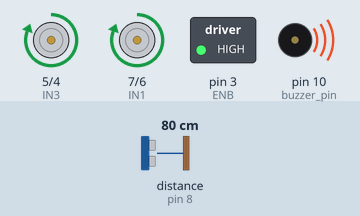
Simulated run of this sketch. Board: Arduino Uno, built with avr-gcc and run on an emulated ATmega328P. Shown: motor-driver pin pairs drawn as motors (green arrow = first pin HIGH = forward, orange = second pin HIGH = backward, longer = more drive), switched loads named in the sketch (green lamp = pin HIGH), buzzer (waves = sounding). Wiring (inferred from the names in the program): ultrasonic range finder: trigger pin 9; echo pin 8. The test bench sets the inputs (shaded band); at power-on: distance to the obstacle (sensor on pin 8) 80 cm. The echo pulse lasts 58.3 µs per cm; pins used as bus, display or sensor lines are not drawn.

Above: at 1.2 s.
1.3 s: distance to the obstacle (sensor on pin 8) set to 2 cm
At 2.2 s:
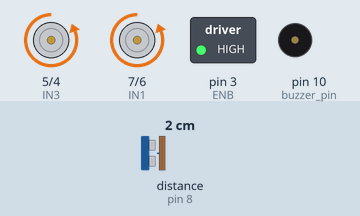
4.3 s: distance to the obstacle (sensor on pin 8) set to 19 cm
7.3 s: distance to the obstacle (sensor on pin 8) set to 22 cm
8.8 s: distance to the obstacle (sensor on pin 8) set to 4 cm
At 9.2 s:
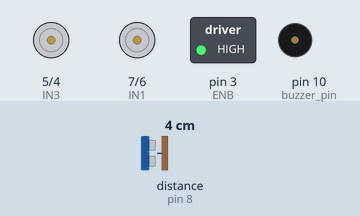
Timing chart, 0 to 12.8 s (numbered marks = the images above; inputs shaded):
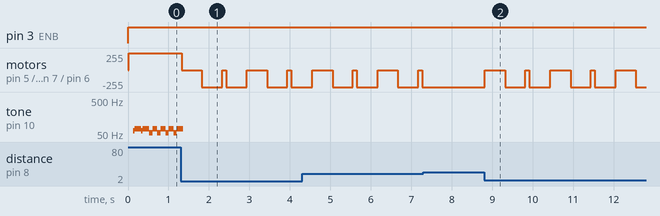

The sketch:

sketch_aug28a.ino
```cpp
const int IN1 = 7;
const int IN2 = 6;
const int IN3 = 5;
const int IN4 = 4;
const int ENA = 9;
const int ENB = 3;
int trigger_pin = 9;

int echo_pin = 8;

int buzzer_pin = 10;

int time;

int distance;

void setup() {

  pinMode (IN1, OUTPUT);
  pinMode (IN2, OUTPUT);
  pinMode (IN3, OUTPUT);
  pinMode (IN4, OUTPUT);
  pinMode (ENA, OUTPUT);
  pinMode (ENB, OUTPUT);
  //ultrasonic sensor pins
  pinMode (trigger_pin, OUTPUT);

  pinMode (echo_pin, INPUT);

  pinMode (buzzer_pin, OUTPUT);

}

void loop() {
//control speed
  analogWrite(ENA, 255);
  analogWrite(ENB, 255);
//control direction
//  digitalWrite(IN1, HIGH);
//  digitalWrite(IN2, HIGH);
//  digitalWrite(IN3, HIGH);
//  digitalWrite(IN4, HIGH);
      digitalWrite (trigger_pin, HIGH);

    delayMicroseconds (2);

    digitalWrite (trigger_pin, LOW);

    time = pulseIn (echo_pin, HIGH);

    distance = (time * 0.034) / 2;
    delay(10);

if (distance > 21)
            {
            //LED control
            digitalWrite (buzzer_pin, HIGH);
            delay(3);
            digitalWrite (buzzer_pin, LOW);
            //motor control
            digitalWrite(IN1, HIGH);                    // move forward
            digitalWrite(IN2, LOW);
            digitalWrite(IN3, HIGH);
            digitalWrite(IN4, LOW);
            }

if (distance < 20)
             {
             //LED control
            digitalWrite (buzzer_pin, HIGH);
            delay(3);
            digitalWrite (buzzer_pin, LOW);
             //motor control
             digitalWrite(IN1, LOW);  //Stop
             digitalWrite(IN2, LOW);
             digitalWrite(IN3, LOW);
             digitalWrite(IN4, LOW);
             delay(500);
             digitalWrite(IN1, LOW);      //movebackword
             digitalWrite(IN2, HIGH);
             digitalWrite(IN3, LOW);
             digitalWrite(IN4, HIGH);
             delay(500);
             digitalWrite(IN1, LOW);  //Stop
             digitalWrite(IN2, LOW);
             digitalWrite(IN3, LOW);
             digitalWrite(IN4, LOW);
             delay(100);
             digitalWrite(IN1, LOW);
             digitalWrite(IN2, HIGH);
             digitalWrite(IN3, LOW);
             digitalWrite(IN4, HIGH);
             delay(500);
            }


}
```

Measured:
- after the input at 1.3 s, motor on pin 5 (IN3) / pin 4 (IN4), motor on pin 7 (IN1) / pin 6 (IN2): forward 255/255 → stopped at once, → backward 255/255 0.50 s later, → stopped 0.50 s later, → backward 255/255 0.10 s later, … (8 changes in this stretch)
- after the input at 7.3 s, motor on pin 5 (IN3) / pin 4 (IN4), motor on pin 7 (IN1) / pin 6 (IN2): stays backward 255/255 (without the input it goes to stopped after 0.48 s)
- after the input at 8.8 s, motor on pin 5 (IN3) / pin 4 (IN4), motor on pin 7 (IN1) / pin 6 (IN2): backward 255/255 → stopped at once, then repeats every 1.6 s: backward 255/255 0.50 s, stopped 0.10 s, backward 255/255 0.51 s, stopped 0.50 s
